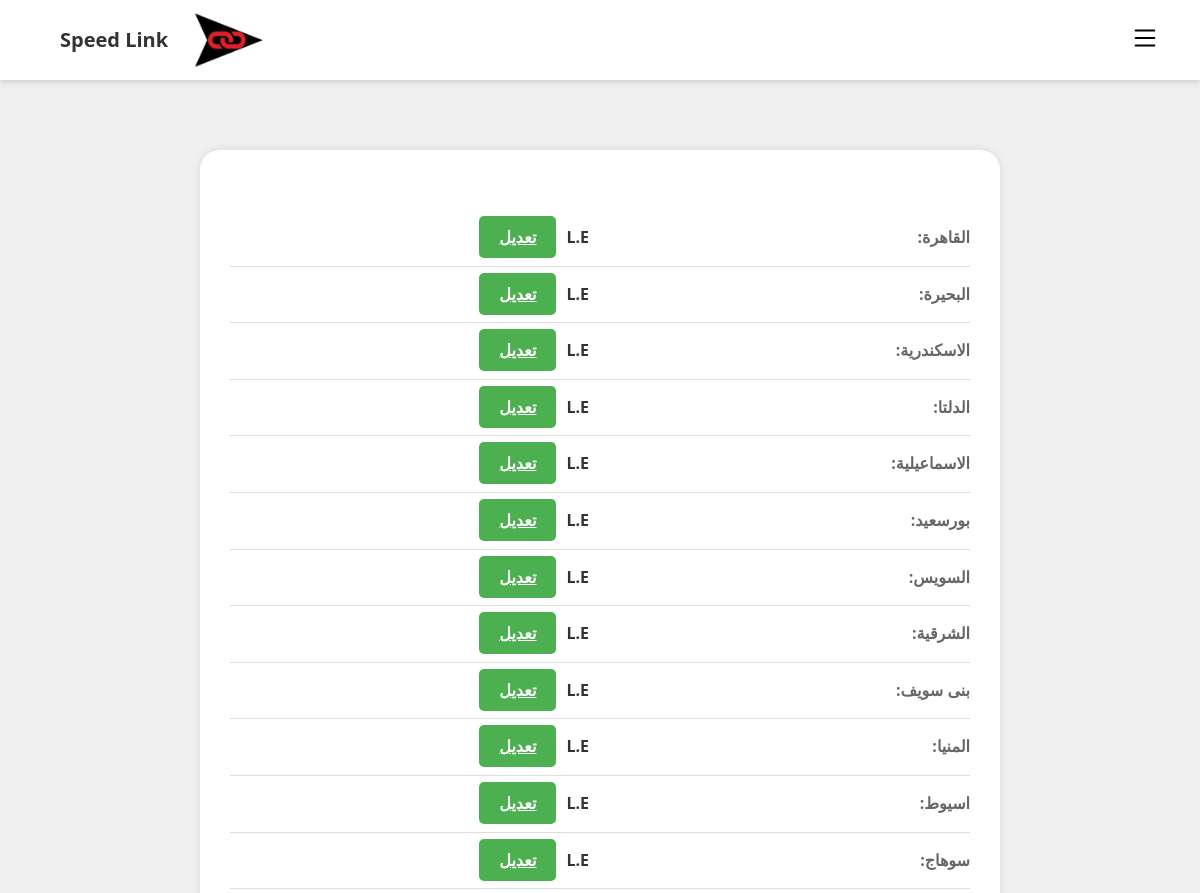
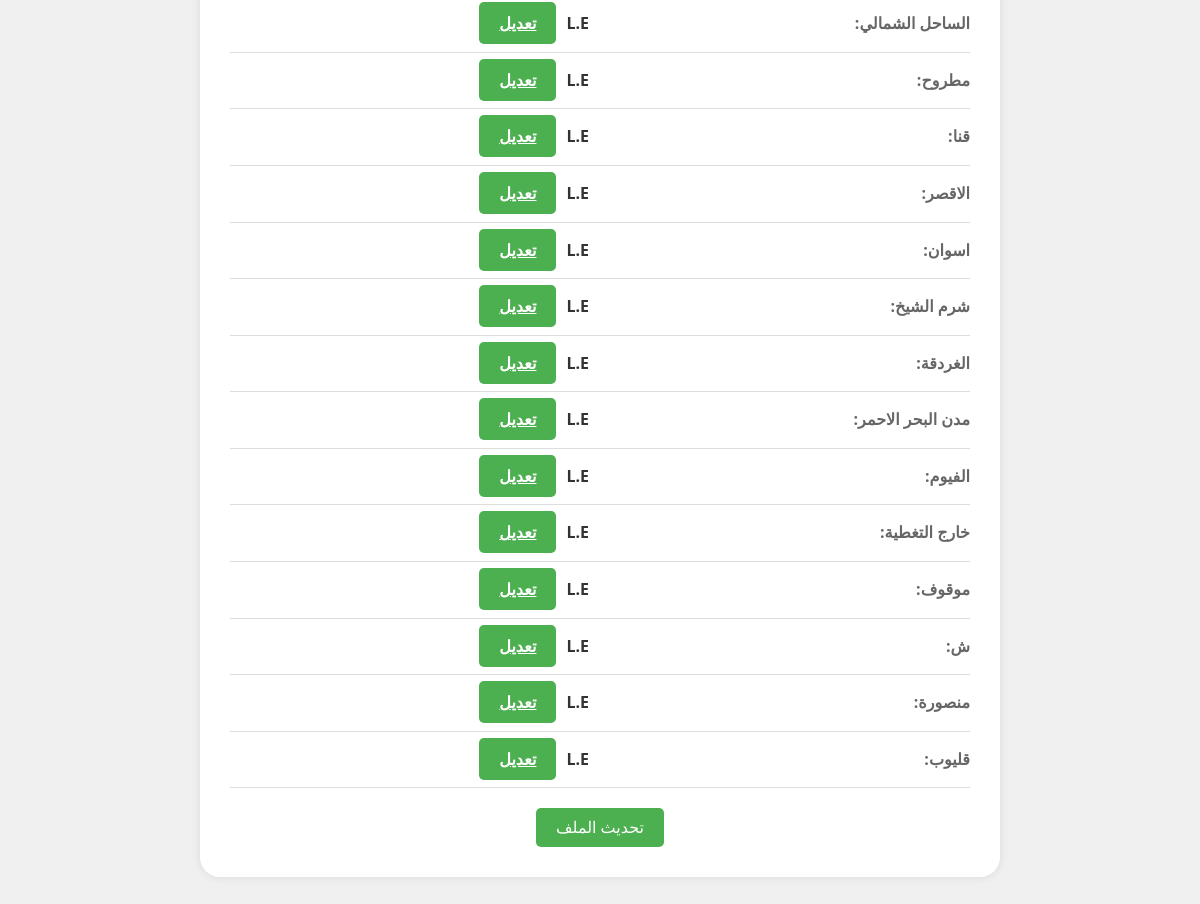
Before: /dprice/1 with the older database file (2 pictures, top to bottom).
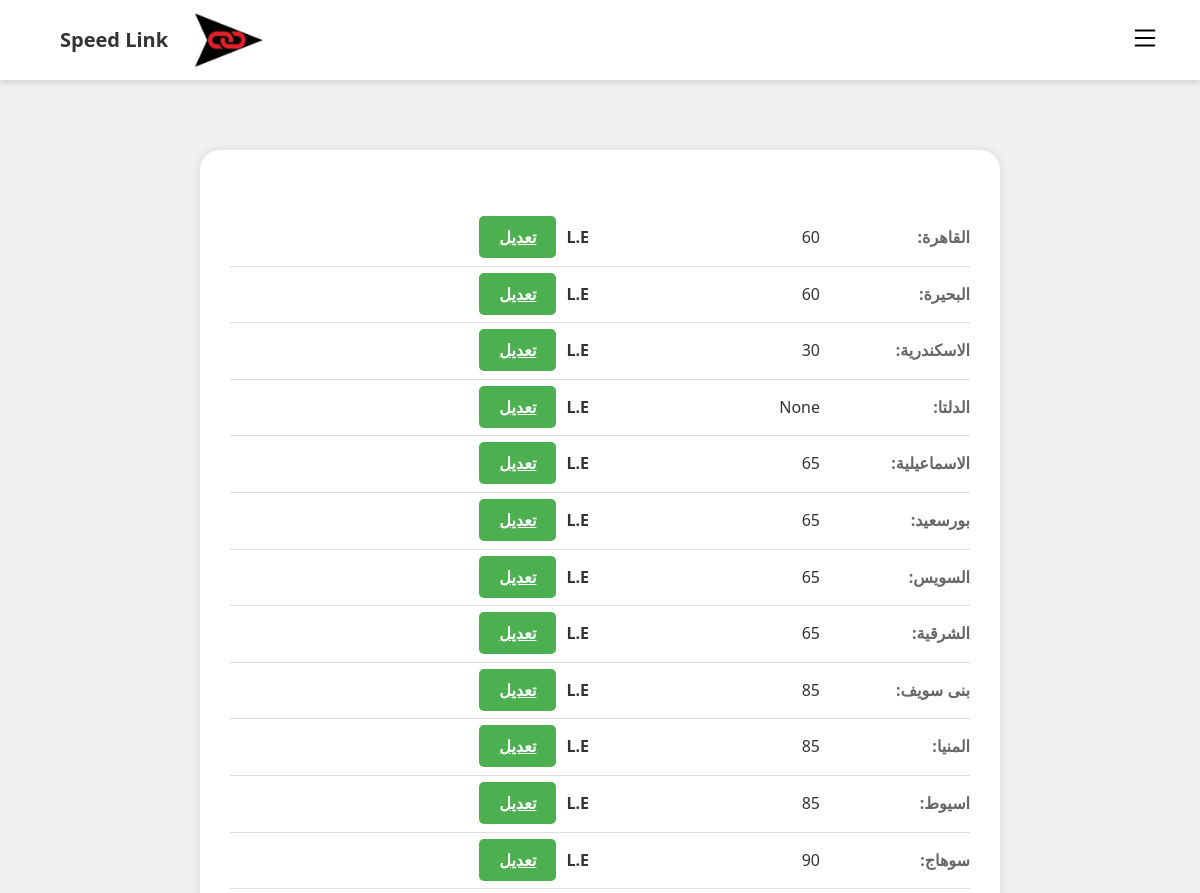
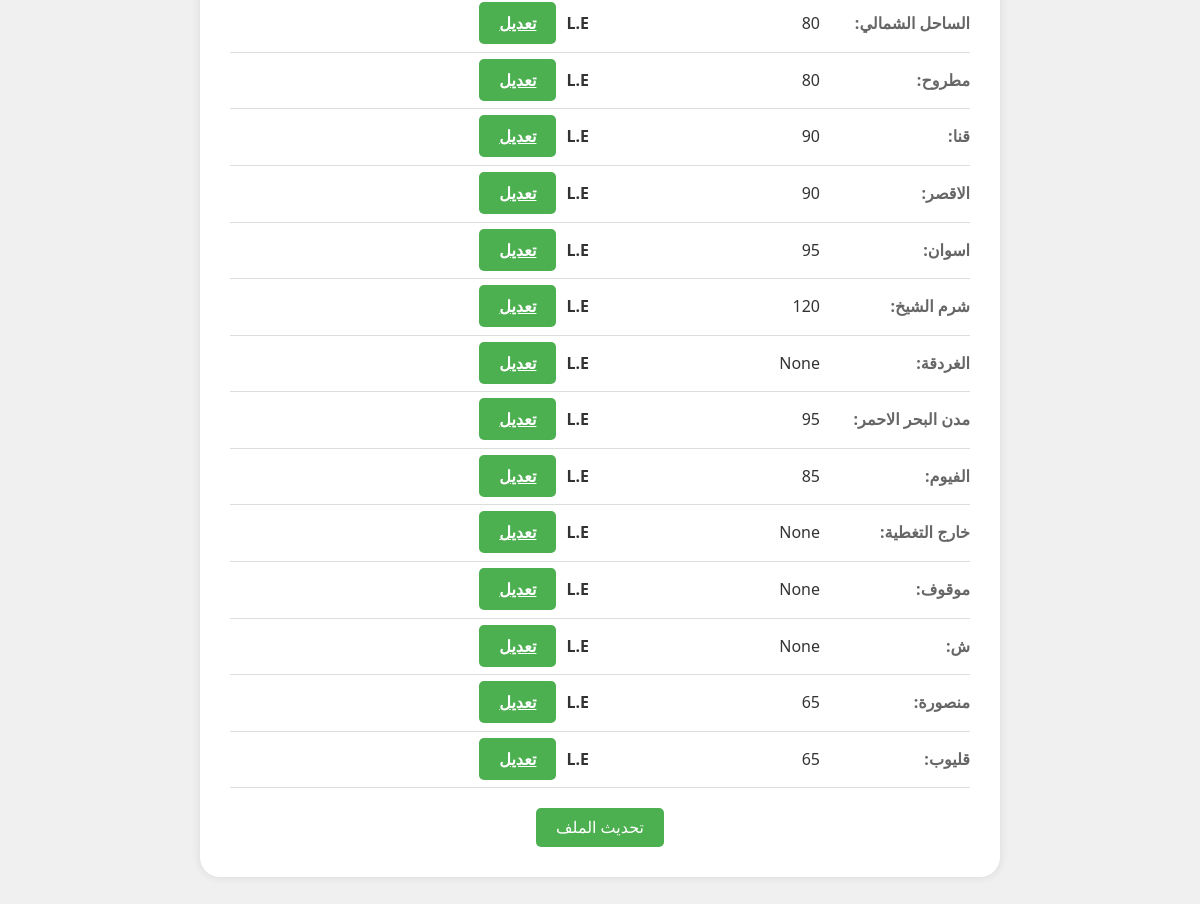
After: the same page with the newer database file (2 pictures, top to bottom).
### app.py (models this page shows)
class Dprice(db.Model):
    id = db.Column(db.Integer, primary_key=True)
    sid = db.Column(db.Integer)
    p1 = db.Column(db.Integer)
    p2 = db.Column(db.Integer)
    p3 = db.Column(db.Integer)
    p4 = db.Column(db.Integer)
    p5 = db.Column(db.Integer)
    p6 = db.Column(db.Integer)
    p7 = db.Column(db.Integer)
    p8 = db.Column(db.Integer)
    p9 = db.Column(db.Integer)
    p10 = db.Column(db.Integer)
    p11 = db.Column(db.Integer)
    p12 = db.Column(db.Integer)
    p13 = db.Column(db.Integer)
    p14 = db.Column(db.Integer)
    p15 = db.Column(db.Integer)
    p16 = db.Column(db.Integer)
    p17 = db.Column(db.Integer)
    p18 = db.Column(db.Integer)
    p19 = db.Column(db.Integer)
    p20 = db.Column(db.Integer)
    p21 = db.Column(db.Integer)
    p22 = db.Column(db.Integer)
    p23 = db.Column(db.Integer)
    p24 = db.Column(db.Integer)
    p25 = db.Column(db.Integer)
    p26 = db.Column(db.Integer)

### app.py (the view)
@app.route('/dprice/<int:sid>')
def dprice(sid):
    price = Dprice.query.filter_by(sid=sid).first()
    return render_template('dprice.html',price=price)

### templates/dprice.html (shortened to what this page needs)
{% extends 'base.html' %} {% block content %}
<div class="profile-container">
<div class="profile-details">
    <form action="/saveprice/{{ price.sid }}" method="post">
        <table><tr>
          <td class="label">القاهرة:</td>
          <td>
            <input
              type="text"
              name="1"
              value="{{ price.p1 }}"
              class="readonly"
              readonly
            />L.E<a href="#" class="edit-button" onclick="enableField(this)">تعديل</a>
          </td>
        </tr>
        <tr>
          <td class="label">البحيرة:</td>
          <td>
            <input
              type="text"
              name="2"
              value="{{ price.p2 }}"
              class="readonly"
              readonly
            />L.E<a href="#" class="edit-button" onclick="enableField(this)">تعديل</a>
          </td>
        </tr>
        <tr>
          <td class="label">الاسكندرية:</td>
          <td>
            <input
              type="text"
              name="3"
              value="{{ price.p3 }}"
              class="readonly"
              readonly
            />L.E<a href="#" class="edit-button" onclick="enableField(this)">تعديل</a>
          </td>
        </tr>
        <tr>
          <td class="label">الدلتا:</td>
          <td>
            <input
              type="text"
              name="4"
              value="{{ price.p4 }}"
              class="readonly"
              readonly
            />L.E<a href="#" class="edit-button" onclick="enableField(this)">تعديل</a>
          </td>
        </tr>
        <tr>
          <td class="label">الاسماعيلية:</td>
          <td>
            <input
              type="text"
              name="5"
              value="{{ price.p5 }}"
              class="readonly"
              readonly
            />L.E<a href="#" class="edit-button" onclick="enableField(this)">تعديل</a>
          </td>
        </tr>
        <tr>
          <td class="label">بورسعيد:</td>
          <td>
            <input
              type="text"
              name="6"
              value="{{ price.p6 }}"
              class="readonly"
              readonly
            />L.E<a href="#" class="edit-button" onclick="enableField(this)">تعديل</a>
          </td>
        </tr>
        <tr>
          <td class="label">السويس:</td>
          <td>
            <input
              type="text"
              name="7"
              value="{{ price.p7 }}"
              class="readonly"
              readonly
            />L.E<a href="#" class="edit-button" onclick="enableField(this)">تعديل</a>
          </td>
        </tr>
        <tr>
          <td class="label">الشرقية:</td>
          <td>
            <input
              type="text"
              name="8"
              value="{{ price.p8 }}"
              class="readonly"
              readonly
            />L.E<a href="#" class="edit-button" onclick="enableField(this)">تعديل</a>
          </td>
        </tr>
        <tr>
          <td class="label">بنى سويف:</td>
          <td>
            <input
              type="text"
              name="9"
              value="{{ price.p9 }}"
              class="readonly"
              readonly
            />L.E<a href="#" class="edit-button" onclick="enableField(this)">تعديل</a>
          </td>
        </tr>
        <tr>
          <td class="label">المنيا:</td>
          <td>
            <input
              type="text"
              name="10"
              value="{{ price.p10 }}"
              class="readonly"
              readonly
            />L.E<a href="#" class="edit-button" onclick="enableField(this)">تعديل</a>
          </td>
        </tr>
        <tr>
          <td class="label">اسيوط:</td>
          <td>
            <input
              type="text"
              name="11"
              value="{{ price.p11 }}"
              class="readonly"
              readonly
            />L.E<a href="#" class="edit-button" onclick="enableField(this)">تعديل</a>
          </td>
        </tr>
        <tr>
          <td class="label">سوهاج:</td>
          <td>
            <input
              type="text"
              name="12"
              value="{{ price.p12 }}"
              class="readonly"
              readonly
            />L.E<a href="#" class="edit-button" onclick="enableField(this)">تعديل</a>
          </td>
        </tr>
        <tr>
          <td class="label">الساحل الشمالي:</td>
          <td>
            <input
              type="text"
              name="13"
              value="{{ price.p13 }}"
              class="readonly"
              readonly
            />L.E<a href="#" class="edit-button" onclick="enableField(this)">تعديل</a>
          </td>
        </tr>
        <tr>
          <td class="label">مطروح:</td>
          <td>
            <input
              type="text"
              name="14"
              value="{{ price.p14 }}"
              class="readonly"
              readonly
            />L.E<a href="#" class="edit-button" onclick="enableField(this)">تعديل</a>
          </td>
        </tr>
        <tr>
          <td class="label">قنا:</td>
          <td>
            <input
              type="text"
              name="15"
              value="{{ price.p15 }}"
              class="readonly"
              readonly
            />L.E<a href="#" class="edit-button" onclick="enableField(this)">تعديل</a>
          </td>
        </tr>
        <tr>
          <td class="label">الاقصر:</td>
          <td>
            <input
              type="text"
              name="16"
              value="{{ price.p16 }}"
              class="readonly"
              readonly
            />L.E<a href="#" class="edit-button" onclick="enableField(this)">تعديل</a>
          </td>
        </tr>
        <tr>
          <td class="label">اسوان:</td>
          <td>
            <input
              type="text"
              name="17"
              value="{{ price.p17 }}"
              class="readonly"
              readonly
            />L.E<a href="#" class="edit-button" onclick="enableField(this)">تعديل</a>
          </td>
        </tr>
        <tr>
          <td class="label">شرم الشيخ:</td>
          <td>
            <input
              type="text"
              name="18"
              value="{{ price.p18 }}"
              class="readonly"
              readonly
            />L.E<a href="#" class="edit-button" onclick="enableField(this)">تعديل</a>
          </td>
        </tr>
        <tr>
          <td class="label">الغردقة:</td>
          <td>
            <input
              type="text"
              name="19"
              value="{{ price.p19 }}"
              class="readonly"
              readonly
            />L.E<a href="#" class="edit-button" onclick="enableField(this)">تعديل</a>
          </td>
        </tr>
        <tr>
          <td class="label">مدن البحر الاحمر:</td>
          <td>
            <input
              type="text"
              name="20"
              value="{{ price.p20 }}"
              class="readonly"
              readonly
            />L.E<a href="#" class="edit-button" onclick="enableField(this)">تعديل</a>
          </td>
        </tr>
        <tr>
          <td class="label">الفيوم:</td>
          <td>
            <input
              type="text"
              name="21"
              value="{{ price.p21 }}"
              class="readonly"
              readonly
            />L.E<a href="#" class="edit-button" onclick="enableField(this)">تعديل</a>
          </td>
        </tr>
        <tr>
          <td class="label">خارج التغطية:</td>
          <td>
            <input
              type="text"
              name="22"
              value="{{ price.p22 }}"
              class="readonly"
              readonly
            />L.E<a href="#" class="edit-button" onclick="enableField(this)">تعديل</a>
          </td>
        </tr>
        <tr>
          <td class="label">موقوف:</td>
          <td>
            <input
              type="text"
              name="23"
              value="{{ price.p23 }}"
              class="readonly"
              readonly
            />L.E<a href="#" class="edit-button" onclick="enableField(this)">تعديل</a>
          </td>
        </tr>
        <tr>
          <td class="label">ش:</td>
          <td>
            <input
              type="text"
              name="24"
              value="{{ price.p24 }}"
              class="readonly"
              readonly
            />L.E<a href="#" class="edit-button" onclick="enableField(this)">تعديل</a>
          </td>
        </tr>
        <tr>
          <td class="label">منصورة:</td>
          <td>
            <input
              type="text"
              name="25"
              value="{{ price.p25 }}"
              class="readonly"
              readonly
            />L.E<a href="#" class="edit-button" onclick="enableField(this)">تعديل</a>
          </td>
        </tr>
        <tr>
          <td class="label">قليوب:</td>
          <td>
            <input
              type="text"
              name="26"
              value="{{ price.p26 }}"
              class="readonly"
              readonly
            />L.E<a href="#" class="edit-button" onclick="enableField(this)">تعديل</a>
          </td>
        </tr>
        </table>
        <button type="submit" class="submit-button">تحديث الملف</button>
    </form>
</div>
</div>
{% endblock %}

### templates/base.html (shortened to what this page needs)
<!DOCTYPE html>
<html lang="ar">
<head>
  <link rel="stylesheet" href="{{ url_for('static', filename='css/style.css') }}" />
  <link rel="stylesheet" href="https://cdnjs.cloudflare.com/ajax/libs/normalize/8.0.1/normalize.min.css"
 />
  <link href="https://fonts.cdnfonts.com/css/barcode-font" rel="stylesheet">
<link rel="stylesheet" href="https://cdnjs.cloudflare.com/ajax/libs/font-awesome/5.15.3/css/all.min.css">
</head>
<body dir="rtl">
  <nav>
    <div class="logo">
      <img src="{{ url_for('static', filename='images/logob.png') }}" alt="" />
      <h1 class="name">Speed Link</h1>
    </div>
    <button id="toggleButton">
    </button>
  </nav>
  <div class="page">
    <div class="content">
      <div class="">{% block content %} {% endblock %}</div>
    </div>
  </div>
</body>
</html>

### static/css/style.css (style rules this page uses)
* { margin: 0; padding: 0; box-sizing: border-box; }
body { font-family: 'Cairo', sans-serif; background: rgb(189, 208, 251); }
.logo img { width: 80px; }
.header-content, .logo { text-align: center; display: flex; align-items: center; justify-content: space-between; gap: 20px; margin: 0 20px; }
.name { font-size: 28px; font-weight: bold; }

### templates/base.html (style rules this page uses)
body { margin: 0; padding: 0; background-color: #fff; font-family: "Cairo", sans-serif; direction: rtl; min-height: 100vh; }
.page { display: flex; min-height: 100vh; }
nav { background-color: #fff; color: #000; width: 100%; height: 60px; display: flex; flex-direction: row-reverse; align-items: center; justify-content: space-between; padding: 40px; position: fixed; top: 0; left: 0; z-index: 999; box-shadow: 0 2px 6px rgba(0, 0, 0, 0.15); }
.name { font-size: 20px; font-weight: bold; }
#toggleButton { background: none; border: none; cursor: pointer; outline: none; }
@media (max-width: 1200px) { .page { display: block; } }
.content { flex: 1; padding: 100px 20px; }

### templates/dprice.html (style rules this page uses)
body { font-family: Arial, sans-serif; margin: 0; padding: 0; background-color: #f0f0f0; }
.profile-container { max-width: 800px; margin: 50px auto; padding: 30px; background-color: white; box-shadow: 0 0 10px rgba(0, 0, 0, 0.1); border-radius: 20px; }
h1 { font-size: 36px; margin: 20px 0; color: #333; }
.profile-details table { width: 100%; border-collapse: collapse; margin-top: 20px; }
.profile-details td { padding: 15px; border-bottom: 1px solid #ddd; }
.label { font-weight: bold; color: #666; width: 150px; }
.profile-details td:last-child { text-align: right; font-weight: bold; color: #333; }
.readonly { border: none; background-color: transparent; pointer-events: none; font-size: 16px; }
.edit-button, .submit-button { padding: 10px 20px; font-size: 16px; background-color: #4CAF50; color: #fff; border: none; border-radius: 5px; cursor: pointer; transition: background-color 0.3s; }
.edit-button { margin-right: 10px; }
.submit-button { margin-top: 20px; display: block; margin-left: auto; margin-right: auto; }
body, h1, h2, h3, h4, h5, h6, p, ul, ol { margin: 0; padding: 0; }
body { font-family: 'Segoe UI', Tahoma, Geneva, Verdana, sans-serif; line-height: 1.6; color: #333; background-color: #f0f0f0; }
.profile-details { margin-top: 30px; }
.profile-details td { padding: 15px 0; border-bottom: 1px solid #ddd; }
.label { font-weight: bold; color: #666; width: 150px; padding-right: 20px; }
.readonly { border: none; background-color: transparent; pointer-events: none; font-size: 16px; color: #333; }

Changed rows visible on the page:
added Dprice: p1 "60", p2 "60", p3 "30", p4 "None", p5 "65", p6 "65", p7 "65", p8 "65", p9 "85", p10 "85", p11 "85", p12 "90", p13 "80", p14 "80", p15 "90", p16 "90", p17 "95", p18 "120", p19 "None", p20 "95", p21 "85", p22 "None", p23 "None", p24 "None", p25 "65", p26 "65"
